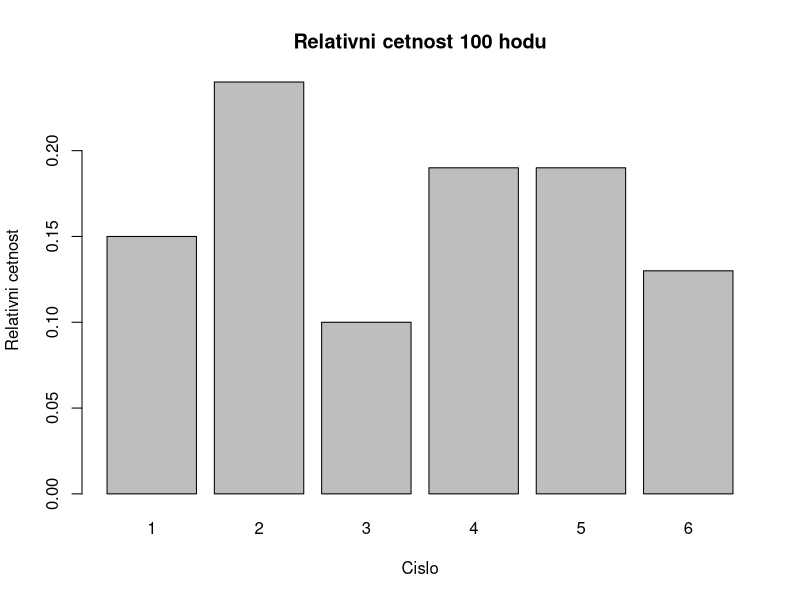
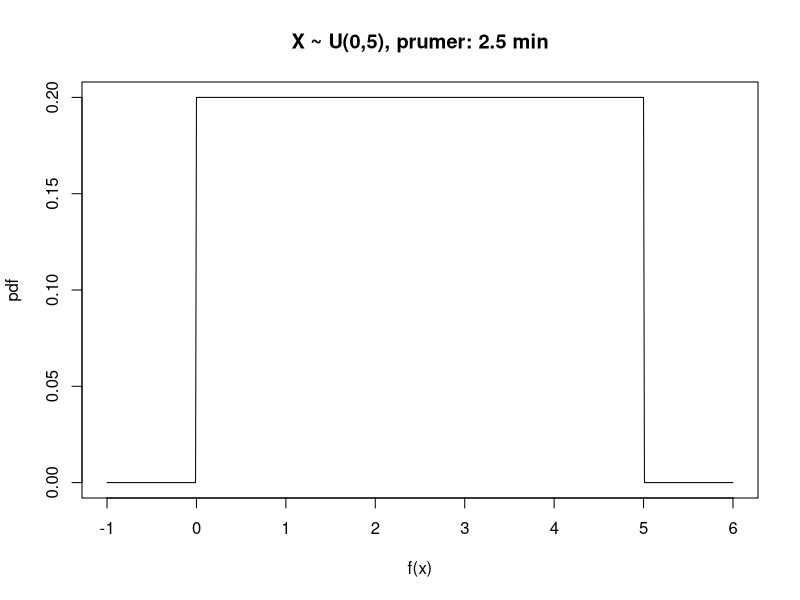
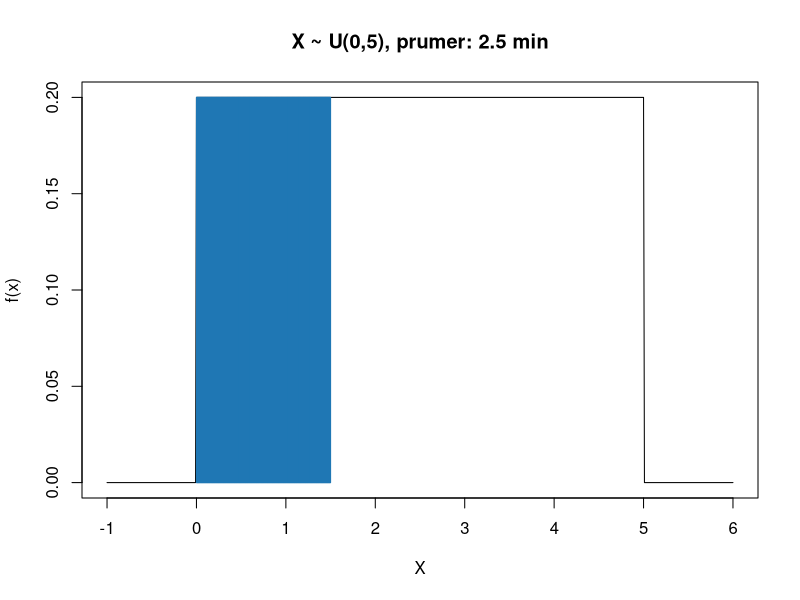
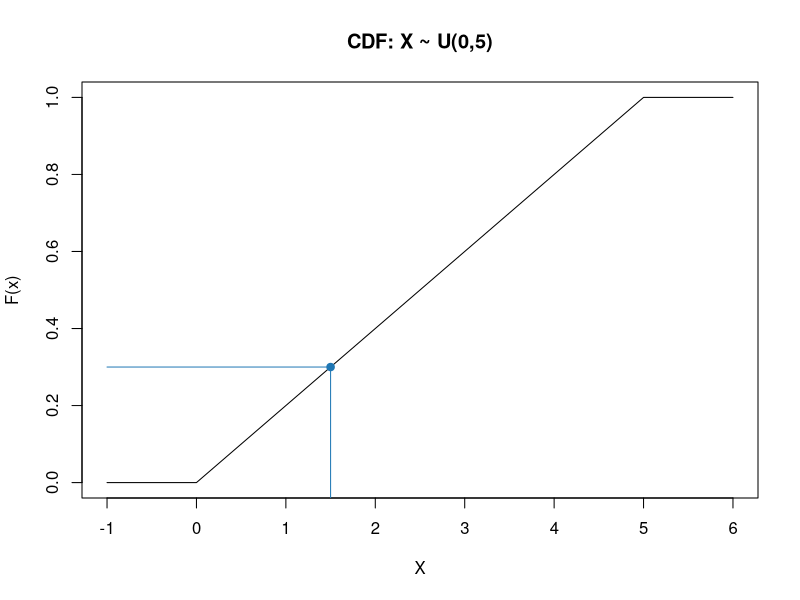
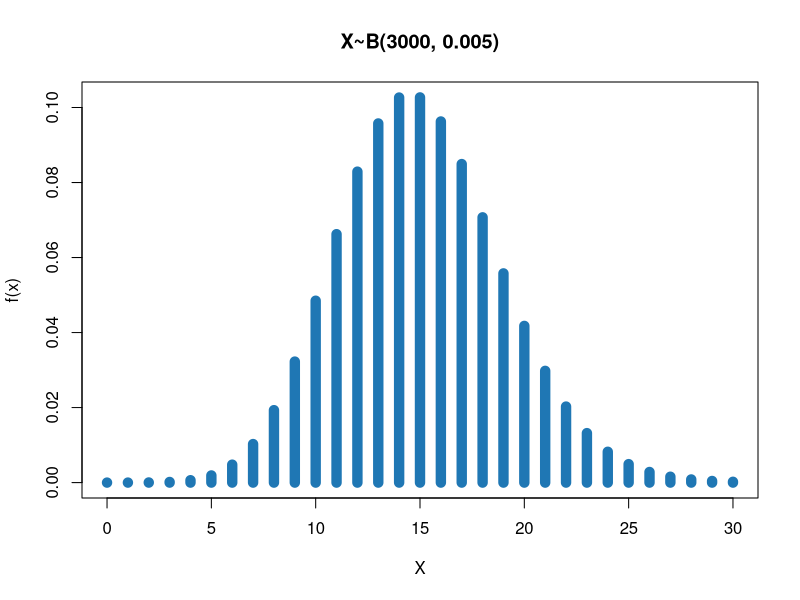
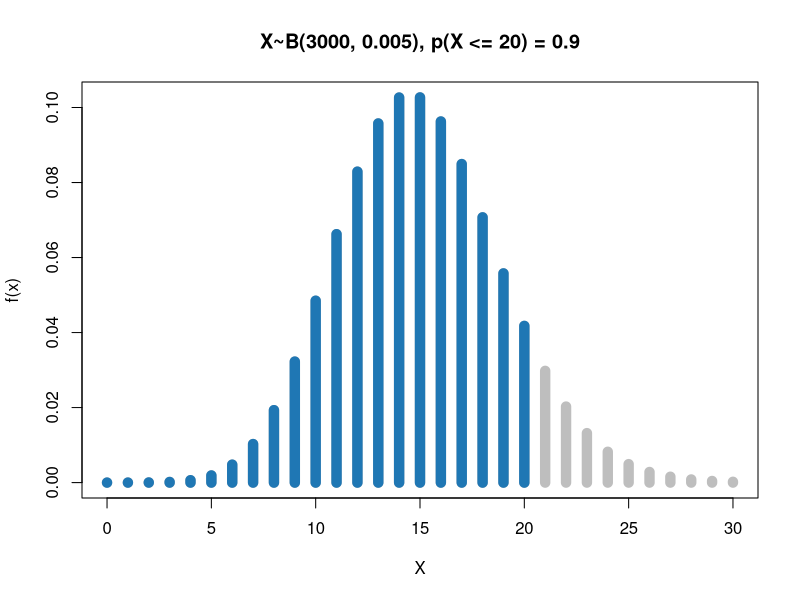
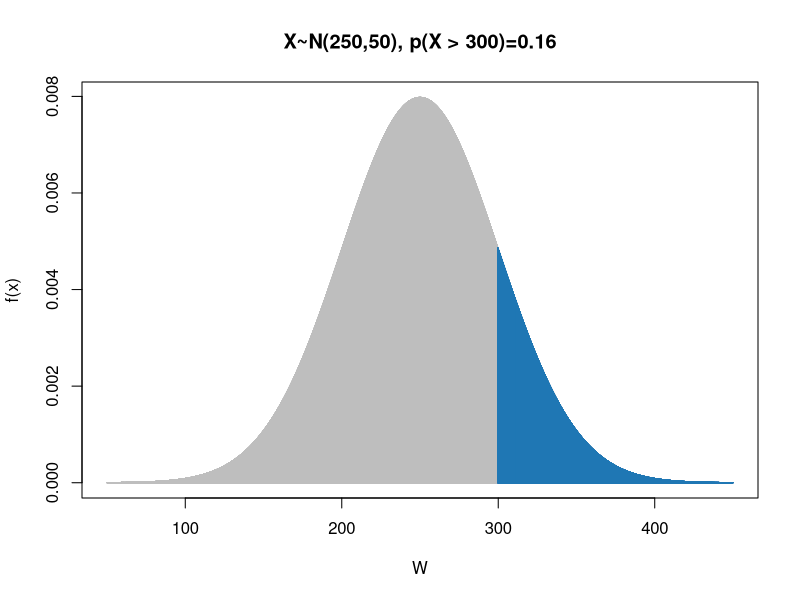
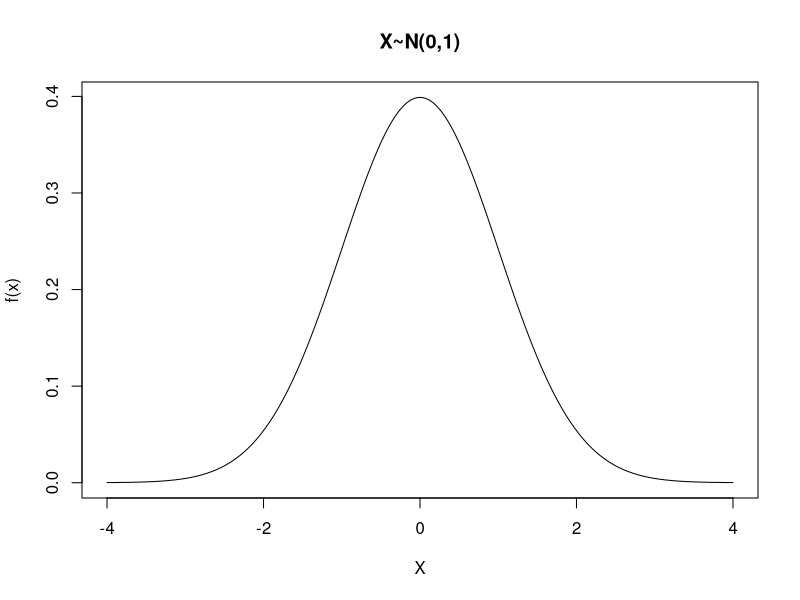

Source code (R) for these figures, in order:
## ---- chunk 1
knitr::opts_chunk$set(echo = TRUE)
## ---- chunk 2
set.seed(42)
#hod kostkou
kostka <- c(1:6)
n <- 100
hody <- sample(kostka, size = n, replace = TRUE)
#absolutni cetnost
t_abs <- table(hody)
#relativni cetnost
t_rel <- t_abs/n

print(paste0("absolutni cetnost"))
t_abs
print(paste0("relativni cetnost"))
t_rel

barplot(t_rel, main = "Relativni cetnost 100 hodu", 
        ylab = "Relativni cetnost", 
        xlab = "Cislo")
## ---- chunk 3
a <- 0
b <- 5
x <- seq(-1,6, by =0.01)
pdf <- rep(0, length(x))
prumer <- (a+b)/2

for(n in c(1:length(x))) {
  if(x[n] >= a & x[n] <= b) {
    pdf[n] <- 1 / (b-a)
  }
}

plot(x, pdf, 
     type = "l", 
     main = paste0("X ~ U(0,5), prumer: ", prumer, " min"), 
     xlab = "f(x)")

## ---- chunk 4
#?distributions
pdf = dunif(x=x, min = a, max = b)

#dummy promenne pro vytvoreni modreho obdelniku
x_aux <- seq(0, 1.5, by = 0.001)
y_aux <- rep(0.2, length(x_aux))

plot(x, pdf, 
     type = "l", 
     main = paste0("X ~ U(0,5), prumer: ", prumer, " min"), 
     xlab = "X", 
     ylab = "f(x)")
# modry obdelnik
lines(x_aux, y_aux, type = "h", col = "#1f77b4")
## ---- chunk 5
p_15 <- punif(q=1.5, min = a, max = b)

print(paste0("P(X <= 1.5) = ", p_15))

#ukazeme CDF
cdf <- punif(q=x, min = a, max = b)
plot(x, cdf, type = "l", main = "CDF: X ~ U(0,5)", ylab = "F(x)", xlab = "X")
# vertikalni primka
lines(rep(1.5, 100), seq(-1, p_15, length.out=100), col = "#1f77b4")
# horizontalni primka
lines(seq(-1, 1.5, length.out=100), rep(p_15, 100), col = "#1f77b4")
points(1.5, p_15, pch = 19, col = "#1f77b4")
## ---- chunk 6
n <- 3000
p <- 0.005
prumer <- p*n
x <- seq(0, 30, by = 1) 
pmf <- dbinom(x, size = n, prob = p)  

#mueme pouzit bud funkci plot s type="h" nebo barplot  
plot(x, pmf, 
     col = "#1f77b4", 
     type = "h", lwd = 10, 
     main = "X~B(3000, 0.005)", xlab = "X", ylab = "f(x)")
## ---- chunk 7
q_15 <-qbinom(p = 0.9, size = n, prob = p)
print(paste0("Počet výrobků, které musí mít firma na skladě, aby uspokojina 90% zákazníků: ", q_15))

plot(x, pmf, 
     col = "grey", 
     type = "h", lwd = 10, 
     main = "X~B(3000, 0.005), p(X <= 20) = 0.9", xlab = "X", ylab = "f(x)")
lines(x[x <= q_15], pmf[x <= q_15], col = "#1f77b4", type = "h", lwd = 10)
## ---- chunk 8
x <- seq(50, 450, by = 0.01)
prumer <- 250
smerodatna_odchylka <- 50
#vypocitame pdf
pdf <- dnorm(x = x, mean = prumer, sd = smerodatna_odchylka)

#vypocitame pravdepodobnost, ze x>300
p_nad_300W <- round(1-pnorm(300, mean = prumer, sd = smerodatna_odchylka), 2)
#prevedeme na minuty
minut <- p_nad_300W * 60
print(paste0("Nad 300W vydrzi: ", p_nad_300W, 
             " % hodiny, nebo ", minut ," minut"))

#zobrazime v grafu
plot(x, pdf, 
     main = paste0("X~N(250,50), p(X > 300)=", p_nad_300W), 
     xlab = "W", ylab = "f(x)", 
     type = "h",
     col = "grey")
# pridame modrou oblast
lines(x[x > qnorm(1-p_nad_300W, mean = prumer, sd = smerodatna_odchylka)], 
      pdf[x > qnorm(1-p_nad_300W, mean = prumer, sd = smerodatna_odchylka)], 
     type = "h",
     col = "#1f77b4")
## ---- chunk 9
z <- seq(-4, 4, by = 0.01)
pdf <- dnorm(z, mean = 0, sd = 1)
plot(z, pdf, main = "X~N(0,1)", type = "l", xlab = "X", ylab = "f(x)")
## ---- chunk 10
#kvantily standardizovaneho normalniho rozlozeni
#vytvorime si standardizovanou normalne rozlozenou promennou
z <- rnorm(n = 1e6, mean = 0, sd = 1)
#tyto p odpovidaji % v prumer -3sd, prumer -2sd, ..., prumer +2sd, prumer+3sd
p <- c(0.001349898, 0.022750132, 
       0.158655254, 0.841344746, 0.977249868, 
       0.998650102)
# pokud jsme standardizovanou promennou vytvorili spravne kvantily budou zhruba rovne od -3 do 3
quantile(x = z, probs = p) # kvantily
## ---- chunk 11
quantile(x = z, probs = c(0,0.25,0.5,0.75,1))
